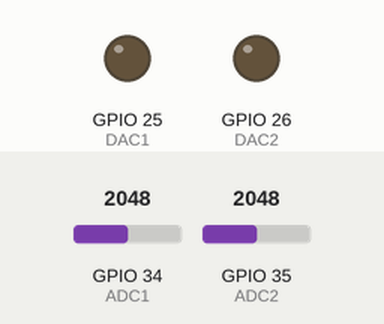
A sketch run on a simulated ESP32. Parts: output pins drawn as LEDs (lit = HIGH). The inputs (shaded band) are chosen by the test bench; at power-on: GPIO 34 (ADC1) = 2048, GPIO 35 (ADC2) = 2048. What the sketch prints to the serial monitor is not drawn.

Above: at 1.2 s.
1.3 s: GPIO 34 (ADC1) set to 2866
At 2.89 s:
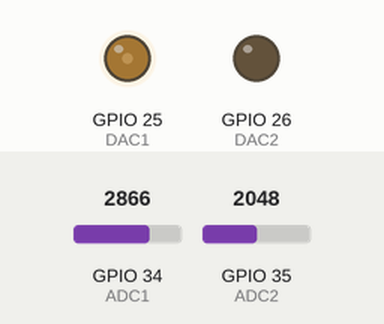
At 3.49 s:
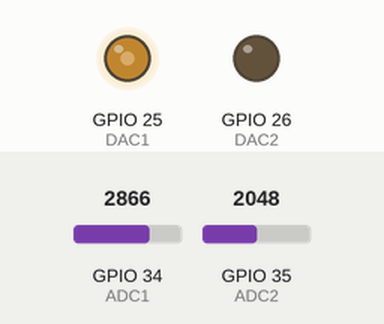
4.3 s: GPIO 35 (ADC2) set to 2866
At 4.9 s:
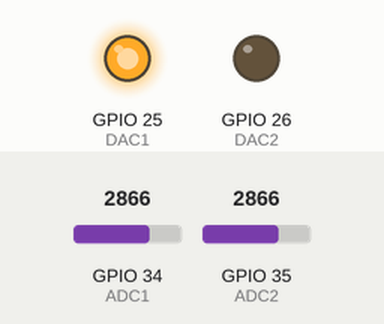
6.0 s: GPIO 34 (ADC1) set to 0
9.0 s: GPIO 35 (ADC2) set to 491
Timing chart, 0 to 12.0 s (numbered marks = the images above; inputs shaded):
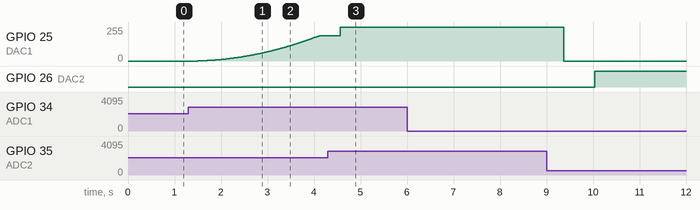

The sketch:

double-integrator.ino
```cpp
#include "esp_adc_cal.h"

#define DAC1 25
#define DAC2 26

#define ADCCAL 32
#define ADC1 34
#define ADC2 35

#define H 1000.0

/*Code for Digital calibration to get Precise Readings*/
uint32_t readADC_Cal(int ADC_Raw)
{
esp_adc_cal_characteristics_t adc_chars;
esp_adc_cal_characterize(ADC_UNIT_1, ADC_ATTEN_DB_11, ADC_WIDTH_BIT_12, 1100, &adc_chars);
return(esp_adc_cal_raw_to_voltage(ADC_Raw, &adc_chars));
}


double vRef;

void setup() {
  Serial.begin(115200);
  vRef=readADC_Cal(analogRead(ADCCAL))/1000.0;
  Serial.println("I'm double integrator");

}


double double_integrator(double un,double h){

      double x1n,x2n;
      static double x1n1=0.0,x2n1=0.0;


    //Euler method
    x1n=x1n1+h*x2n1;
    x2n=x2n1+h*un;


    x1n1=x1n;
    x2n1=x2n;

    return x1n;
}

void loop() {

  unsigned long start_t,stop_t;
  int adcValue1,adcValue2;
  uint8_t dacValue1,dacValue2;
  double u,y;

  start_t=micros();


  adcValue1=analogRead(ADC1);
  adcValue2=analogRead(ADC2);

  u=vRef*(double)(adcValue1-adcValue2)/4095.0;

  y=double_integrator(u,H/1e6);

  if(y>vRef)
     y=vRef;
  if(y<-vRef)
     y=-vRef;

  if(y>=0){
    dacValue1=y/vRef*255.0;
    dacValue2=0;


  }
  else{
    dacValue2=-y/vRef*255.0;
    dacValue1=0;

  }


  dacWrite(DAC1, dacValue1);
  dacWrite(DAC2, dacValue2);
  stop_t=micros();


  //Serial.printf("%lf,%lf,%d,%d,%lf,%ld\n",u,y,dacValue1,dacValue2,vRef,(stop_t-start_t));


  delayMicroseconds(H-(stop_t-start_t));
}
```

Measured:
- after the input at 1.3 s, GPIO 25 (DAC1): moves from 0/255 to 191/255 over 2.6 s, starting after 0.20 s
